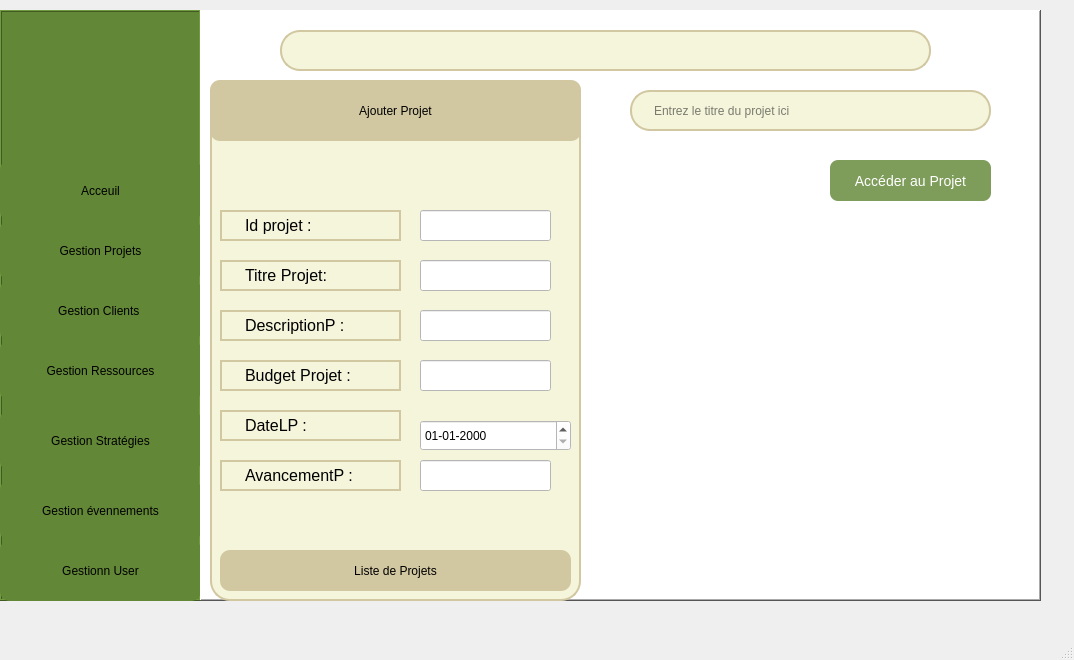
<?xml version="1.0" encoding="UTF-8"?>
<ui version="4.0">
 <class>MainWindow</class>
 <widget class="QMainWindow" name="MainWindow">
  <property name="geometry">
   <rect>
    <x>0</x>
    <y>0</y>
    <width>1074</width>
    <height>660</height>
   </rect>
  </property>
  <property name="windowTitle">
   <string>MainWindow</string>
  </property>
  <widget class="QWidget" name="centralwidget">
   <widget class="QFrame" name="barreverticale">
    <property name="geometry">
     <rect>
      <x>0</x>
      <y>10</y>
      <width>201</width>
      <height>591</height>
     </rect>
    </property>
    <property name="palette">
     <palette>
      <active>
       <colorrole role="WindowText">
        <brush brushstyle="SolidPattern">
         <color alpha="255">
          <red>0</red>
          <green>0</green>
          <blue>0</blue>
         </color>
        </brush>
       </colorrole>
       <colorrole role="Button">
        <brush brushstyle="SolidPattern">
         <color alpha="255">
          <red>98</red>
          <green>135</green>
          <blue>55</blue>
         </color>
        </brush>
       </colorrole>
       <colorrole role="Light">
        <brush brushstyle="SolidPattern">
         <color alpha="255">
          <red>159</red>
          <green>207</green>
          <blue>54</blue>
         </color>
        </brush>
       </colorrole>
       <colorrole role="Midlight">
        <brush brushstyle="SolidPattern">
         <color alpha="255">
          <red>132</red>
          <green>172</green>
          <blue>45</blue>
         </color>
        </brush>
       </colorrole>
       <colorrole role="Dark">
        <brush brushstyle="SolidPattern">
         <color alpha="255">
          <red>53</red>
          <green>69</green>
          <blue>18</blue>
         </color>
        </brush>
       </colorrole>
       <colorrole role="Mid">
        <brush brushstyle="SolidPattern">
         <color alpha="255">
          <red>71</red>
          <green>92</green>
          <blue>24</blue>
         </color>
        </brush>
       </colorrole>
       <colorrole role="Text">
        <brush brushstyle="SolidPattern">
         <color alpha="255">
          <red>0</red>
          <green>0</green>
          <blue>0</blue>
         </color>
        </brush>
       </colorrole>
       <colorrole role="BrightText">
        <brush brushstyle="SolidPattern">
         <color alpha="255">
          <red>255</red>
          <green>255</green>
          <blue>255</blue>
         </color>
        </brush>
       </colorrole>
       <colorrole role="ButtonText">
        <brush brushstyle="SolidPattern">
         <color alpha="255">
          <red>0</red>
          <green>0</green>
          <blue>0</blue>
         </color>
        </brush>
       </colorrole>
       <colorrole role="Base">
        <brush brushstyle="SolidPattern">
         <color alpha="255">
          <red>98</red>
          <green>135</green>
          <blue>55</blue>
         </color>
        </brush>
       </colorrole>
       <colorrole role="Window">
        <brush brushstyle="SolidPattern">
         <color alpha="255">
          <red>98</red>
          <green>135</green>
          <blue>55</blue>
         </color>
        </brush>
       </colorrole>
       <colorrole role="Shadow">
        <brush brushstyle="SolidPattern">
         <color alpha="255">
          <red>0</red>
          <green>0</green>
          <blue>0</blue>
         </color>
        </brush>
       </colorrole>
       <colorrole role="AlternateBase">
        <brush brushstyle="SolidPattern">
         <color alpha="255">
          <red>180</red>
          <green>196</green>
          <blue>145</blue>
         </color>
        </brush>
       </colorrole>
       <colorrole role="ToolTipBase">
        <brush brushstyle="SolidPattern">
         <color alpha="255">
          <red>255</red>
          <green>255</green>
          <blue>220</blue>
         </color>
        </brush>
       </colorrole>
       <colorrole role="ToolTipText">
        <brush brushstyle="SolidPattern">
         <color alpha="255">
          <red>0</red>
          <green>0</green>
          <blue>0</blue>
         </color>
        </brush>
       </colorrole>
       <colorrole role="PlaceholderText">
        <brush brushstyle="SolidPattern">
         <color alpha="127">
          <red>0</red>
          <green>0</green>
          <blue>0</blue>
         </color>
        </brush>
       </colorrole>
       <colorrole role="Accent">
        <brush brushstyle="SolidPattern">
         <color alpha="255">
          <red>255</red>
          <green>255</green>
          <blue>255</blue>
         </color>
        </brush>
       </colorrole>
      </active>
      <inactive>
       <colorrole role="WindowText">
        <brush brushstyle="SolidPattern">
         <color alpha="255">
          <red>0</red>
          <green>0</green>
          <blue>0</blue>
         </color>
        </brush>
       </colorrole>
       <colorrole role="Button">
        <brush brushstyle="SolidPattern">
         <color alpha="255">
          <red>98</red>
          <green>135</green>
          <blue>55</blue>
         </color>
        </brush>
       </colorrole>
       <colorrole role="Light">
        <brush brushstyle="SolidPattern">
         <color alpha="255">
          <red>159</red>
          <green>207</green>
          <blue>54</blue>
         </color>
        </brush>
       </colorrole>
       <colorrole role="Midlight">
        <brush brushstyle="SolidPattern">
         <color alpha="255">
          <red>132</red>
          <green>172</green>
          <blue>45</blue>
         </color>
        </brush>
       </colorrole>
       <colorrole role="Dark">
        <brush brushstyle="SolidPattern">
         <color alpha="255">
          <red>53</red>
          <green>69</green>
          <blue>18</blue>
         </color>
        </brush>
       </colorrole>
       <colorrole role="Mid">
        <brush brushstyle="SolidPattern">
         <color alpha="255">
          <red>71</red>
          <green>92</green>
          <blue>24</blue>
         </color>
        </brush>
       </colorrole>
       <colorrole role="Text">
        <brush brushstyle="SolidPattern">
         <color alpha="255">
          <red>0</red>
          <green>0</green>
          <blue>0</blue>
         </color>
        </brush>
       </colorrole>
       <colorrole role="BrightText">
        <brush brushstyle="SolidPattern">
         <color alpha="255">
          <red>255</red>
          <green>255</green>
          <blue>255</blue>
         </color>
        </brush>
       </colorrole>
       <colorrole role="ButtonText">
        <brush brushstyle="SolidPattern">
         <color alpha="255">
          <red>0</red>
          <green>0</green>
          <blue>0</blue>
         </color>
        </brush>
       </colorrole>
       <colorrole role="Base">
        <brush brushstyle="SolidPattern">
         <color alpha="255">
          <red>98</red>
          <green>135</green>
          <blue>55</blue>
         </color>
        </brush>
       </colorrole>
       <colorrole role="Window">
        <brush brushstyle="SolidPattern">
         <color alpha="255">
          <red>98</red>
          <green>135</green>
          <blue>55</blue>
         </color>
        </brush>
       </colorrole>
       <colorrole role="Shadow">
        <brush brushstyle="SolidPattern">
         <color alpha="255">
          <red>0</red>
          <green>0</green>
          <blue>0</blue>
         </color>
        </brush>
       </colorrole>
       <colorrole role="AlternateBase">
        <brush brushstyle="SolidPattern">
         <color alpha="255">
          <red>180</red>
          <green>196</green>
          <blue>145</blue>
         </color>
        </brush>
       </colorrole>
       <colorrole role="ToolTipBase">
        <brush brushstyle="SolidPattern">
         <color alpha="255">
          <red>255</red>
          <green>255</green>
          <blue>220</blue>
         </color>
        </brush>
       </colorrole>
       <colorrole role="ToolTipText">
        <brush brushstyle="SolidPattern">
         <color alpha="255">
          <red>0</red>
          <green>0</green>
          <blue>0</blue>
         </color>
        </brush>
       </colorrole>
       <colorrole role="PlaceholderText">
        <brush brushstyle="SolidPattern">
         <color alpha="127">
          <red>0</red>
          <green>0</green>
          <blue>0</blue>
         </color>
        </brush>
       </colorrole>
       <colorrole role="Accent">
        <brush brushstyle="SolidPattern">
         <color alpha="255">
          <red>255</red>
          <green>255</green>
          <blue>255</blue>
         </color>
        </brush>
       </colorrole>
      </inactive>
      <disabled>
       <colorrole role="WindowText">
        <brush brushstyle="SolidPattern">
         <color alpha="255">
          <red>53</red>
          <green>69</green>
          <blue>18</blue>
         </color>
        </brush>
       </colorrole>
       <colorrole role="Button">
        <brush brushstyle="SolidPattern">
         <color alpha="255">
          <red>98</red>
          <green>135</green>
          <blue>55</blue>
         </color>
        </brush>
       </colorrole>
       <colorrole role="Light">
        <brush brushstyle="SolidPattern">
         <color alpha="255">
          <red>159</red>
          <green>207</green>
          <blue>54</blue>
         </color>
        </brush>
       </colorrole>
       <colorrole role="Midlight">
        <brush brushstyle="SolidPattern">
         <color alpha="255">
          <red>132</red>
          <green>172</green>
          <blue>45</blue>
         </color>
        </brush>
       </colorrole>
       <colorrole role="Dark">
        <brush brushstyle="SolidPattern">
         <color alpha="255">
          <red>53</red>
          <green>69</green>
          <blue>18</blue>
         </color>
        </brush>
       </colorrole>
       <colorrole role="Mid">
        <brush brushstyle="SolidPattern">
         <color alpha="255">
          <red>71</red>
          <green>92</green>
          <blue>24</blue>
         </color>
        </brush>
       </colorrole>
       <colorrole role="Text">
        <brush brushstyle="SolidPattern">
         <color alpha="255">
          <red>53</red>
          <green>69</green>
          <blue>18</blue>
         </color>
        </brush>
       </colorrole>
       <colorrole role="BrightText">
        <brush brushstyle="SolidPattern">
         <color alpha="255">
          <red>255</red>
          <green>255</green>
          <blue>255</blue>
         </color>
        </brush>
       </colorrole>
       <colorrole role="ButtonText">
        <brush brushstyle="SolidPattern">
         <color alpha="255">
          <red>53</red>
          <green>69</green>
          <blue>18</blue>
         </color>
        </brush>
       </colorrole>
       <colorrole role="Base">
        <brush brushstyle="SolidPattern">
         <color alpha="255">
          <red>98</red>
          <green>135</green>
          <blue>55</blue>
         </color>
        </brush>
       </colorrole>
       <colorrole role="Window">
        <brush brushstyle="SolidPattern">
         <color alpha="255">
          <red>98</red>
          <green>135</green>
          <blue>55</blue>
         </color>
        </brush>
       </colorrole>
       <colorrole role="Shadow">
        <brush brushstyle="SolidPattern">
         <color alpha="255">
          <red>0</red>
          <green>0</green>
          <blue>0</blue>
         </color>
        </brush>
       </colorrole>
       <colorrole role="AlternateBase">
        <brush brushstyle="SolidPattern">
         <color alpha="255">
          <red>106</red>
          <green>138</green>
          <blue>36</blue>
         </color>
        </brush>
       </colorrole>
       <colorrole role="ToolTipBase">
        <brush brushstyle="SolidPattern">
         <color alpha="255">
          <red>255</red>
          <green>255</green>
          <blue>220</blue>
         </color>
        </brush>
       </colorrole>
       <colorrole role="ToolTipText">
        <brush brushstyle="SolidPattern">
         <color alpha="255">
          <red>0</red>
          <green>0</green>
          <blue>0</blue>
         </color>
        </brush>
       </colorrole>
       <colorrole role="PlaceholderText">
        <brush brushstyle="SolidPattern">
         <color alpha="127">
          <red>53</red>
          <green>69</green>
          <blue>18</blue>
         </color>
        </brush>
       </colorrole>
       <colorrole role="Accent">
        <brush brushstyle="SolidPattern">
         <color alpha="255">
          <red>138</red>
          <green>179</green>
          <blue>47</blue>
         </color>
        </brush>
       </colorrole>
      </disabled>
     </palette>
    </property>
    <property name="mouseTracking">
     <bool>false</bool>
    </property>
    <property name="styleSheet">
     <string notr="true">background-color: rgb(98, 135, 55);
</string>
    </property>
    <property name="frameShape">
     <enum>QFrame::Shape::Box</enum>
    </property>
    <property name="frameShadow">
     <enum>QFrame::Shadow::Raised</enum>
    </property>
    <widget class="QPushButton" name="pushButton">
     <property name="geometry">
      <rect>
       <x>0</x>
       <y>210</y>
       <width>201</width>
       <height>61</height>
      </rect>
     </property>
     <property name="styleSheet">
      <string notr="true">QPushButton {
background-color: rgb(98, 135, 55);
font: 10pt &quot;Sylfaen&quot;;
border-radius: 10px;
}
QPushButton:hover {
background-color: #7E9C5A;
}</string>
     </property>
     <property name="text">
      <string>Gestion Projets</string>
     </property>
    </widget>
    <widget class="QPushButton" name="pushButton_2">
     <property name="geometry">
      <rect>
       <x>0</x>
       <y>270</y>
       <width>201</width>
       <height>61</height>
      </rect>
     </property>
     <property name="styleSheet">
      <string notr="true">QPushButton {
background-color: rgb(98, 135, 55);
font: 10pt &quot;Sylfaen&quot;;
border-radius: 10px;
}
QPushButton:hover {
background-color: #7E9C5A;
}</string>
     </property>
     <property name="text">
      <string>Gestion Clients </string>
     </property>
    </widget>
    <widget class="QPushButton" name="pushButton_3">
     <property name="geometry">
      <rect>
       <x>0</x>
       <y>330</y>
       <width>201</width>
       <height>61</height>
      </rect>
     </property>
     <property name="styleSheet">
      <string notr="true">QPushButton {
background-color: rgb(98, 135, 55);
font: 10pt &quot;Sylfaen&quot;;
border-radius: 10px;
}
QPushButton:hover {
background-color: #7E9C5A;
}</string>
     </property>
     <property name="text">
      <string>Gestion Ressources</string>
     </property>
    </widget>
    <widget class="QPushButton" name="pushButton_4">
     <property name="geometry">
      <rect>
       <x>0</x>
       <y>400</y>
       <width>201</width>
       <height>61</height>
      </rect>
     </property>
     <property name="styleSheet">
      <string notr="true">QPushButton {
background-color: rgb(98, 135, 55);
font: 10pt &quot;Sylfaen&quot;;
border-radius: 10px;
}
QPushButton:hover {
background-color: #7E9C5A;
}</string>
     </property>
     <property name="text">
      <string>Gestion Stratégies</string>
     </property>
    </widget>
    <widget class="QPushButton" name="pushButton_5">
     <property name="geometry">
      <rect>
       <x>0</x>
       <y>470</y>
       <width>201</width>
       <height>61</height>
      </rect>
     </property>
     <property name="styleSheet">
      <string notr="true">QPushButton {
background-color: rgb(98, 135, 55);
font: 10pt &quot;Sylfaen&quot;;
border-radius: 10px;
}
QPushButton:hover {
background-color: #7E9C5A;
}</string>
     </property>
     <property name="text">
      <string>Gestion évennements</string>
     </property>
    </widget>
    <widget class="QPushButton" name="pushButton_6">
     <property name="geometry">
      <rect>
       <x>0</x>
       <y>530</y>
       <width>201</width>
       <height>61</height>
      </rect>
     </property>
     <property name="styleSheet">
      <string notr="true">QPushButton {
background-color: rgb(98, 135, 55);
font: 10pt &quot;Sylfaen&quot;;
border-radius: 10px;
}
QPushButton:hover {
background-color: #7E9C5A;
}</string>
     </property>
     <property name="text">
      <string>Gestionn User</string>
     </property>
    </widget>
    <widget class="QPushButton" name="pushButton_7">
     <property name="geometry">
      <rect>
       <x>0</x>
       <y>150</y>
       <width>201</width>
       <height>61</height>
      </rect>
     </property>
     <property name="styleSheet">
      <string notr="true">QPushButton {
background-color: rgb(98, 135, 55);
font: 10pt &quot;Sylfaen&quot;;
border-radius: 10px;
}
QPushButton:hover {
background-color: #7E9C5A;
}</string>
     </property>
     <property name="text">
      <string>Acceuil</string>
     </property>
    </widget>
    <widget class="QLabel" name="label">
     <property name="geometry">
      <rect>
       <x>30</x>
       <y>20</y>
       <width>141</width>
       <height>121</height>
      </rect>
     </property>
     <property name="styleSheet">
      <string notr="true">image: url(:/res/prof.png);</string>
     </property>
     <property name="text">
      <string/>
     </property>
    </widget>
   </widget>
   <widget class="QFrame" name="barrehorizontalle">
    <property name="geometry">
     <rect>
      <x>200</x>
      <y>10</y>
      <width>841</width>
      <height>591</height>
     </rect>
    </property>
    <property name="autoFillBackground">
     <bool>false</bool>
    </property>
    <property name="styleSheet">
     <string notr="true">background-color: rgb(255, 255, 255);
font: 15pt &quot;Segoe UI&quot;;</string>
    </property>
    <property name="frameShape">
     <enum>QFrame::Shape::WinPanel</enum>
    </property>
    <property name="frameShadow">
     <enum>QFrame::Shadow::Raised</enum>
    </property>
    <property name="lineWidth">
     <number>1</number>
    </property>
    <widget class="QLineEdit" name="lineEditRecherche1">
     <property name="geometry">
      <rect>
       <x>80</x>
       <y>20</y>
       <width>651</width>
       <height>41</height>
      </rect>
     </property>
     <property name="styleSheet">
      <string notr="true">QLineEdit {
    border: 2px solid rgb(209, 199, 161); /* Bordure légèrement plus foncée */
    border-radius: 20px; /* Coins arrondis */
    color: #000; /* Texte noir */
    padding-left: 20px;
    padding-right: 20px;
    background-color: rgb(245, 245, 220); /* Beige */
}

QLineEdit:hover {
    border: 2px solid rgb(160, 150, 120); /* Bordure plus foncée au survol */
    background-color: rgb(255, 255, 235); /* Fond légèrement plus clair */
}

QLineEdit:focus {
    border: 2px solid rgb(100, 80, 50); /* Bordure encore plus foncée lors du focus */
    background-color: rgb(255, 255, 240); /* Fond encore plus clair lors du focus */
    box-shadow: 0 0 5px rgba(0, 0, 0, 0.2); /* Ombre autour du champ en focus */
}
</string>
     </property>
     <property name="cursorMoveStyle">
      <enum>Qt::CursorMoveStyle::LogicalMoveStyle</enum>
     </property>
    </widget>
    <widget class="QLabel" name="label_2">
     <property name="geometry">
      <rect>
       <x>20</x>
       <y>20</y>
       <width>51</width>
       <height>41</height>
      </rect>
     </property>
     <property name="styleSheet">
      <string notr="true">image: url(:/res/search.png)</string>
     </property>
     <property name="text">
      <string/>
     </property>
    </widget>
    <widget class="QLabel" name="label_3">
     <property name="geometry">
      <rect>
       <x>740</x>
       <y>20</y>
       <width>41</width>
       <height>41</height>
      </rect>
     </property>
     <property name="styleSheet">
      <string notr="true">image:url(:/res/likes.png)</string>
     </property>
     <property name="text">
      <string/>
     </property>
    </widget>
    <widget class="QLabel" name="label_4">
     <property name="geometry">
      <rect>
       <x>780</x>
       <y>20</y>
       <width>51</width>
       <height>41</height>
      </rect>
     </property>
     <property name="styleSheet">
      <string notr="true">image:url(:/res/notif.png)</string>
     </property>
     <property name="text">
      <string/>
     </property>
    </widget>
    <widget class="QFrame" name="frame">
     <property name="geometry">
      <rect>
       <x>10</x>
       <y>70</y>
       <width>371</width>
       <height>521</height>
      </rect>
     </property>
     <property name="styleSheet">
      <string notr="true">QFrame {
    border: 2px solid rgb(209, 199, 161); /* Bordure légèrement plus foncée */
    border-radius: 20px; /* Coins arrondis */
    color: #000; /* Texte noir */
    padding-left: 20px;
    padding-right: 20px;
    background-color: rgb(245, 245, 220); /* Beige */
}

QLineEdit:hover {
    border: 2px solid rgb(160, 150, 120); /* Bordure plus foncée au survol */
    background-color: rgb(255, 255, 235); /* Fond légèrement plus clair */
}

QFrame:focus {
    border: 2px solid rgb(100, 80, 50); /* Bordure encore plus foncée lors du focus */
    background-color: rgb(255, 255, 240); /* Fond encore plus clair lors du focus */
    box-shadow: 0 0 5px rgba(0, 0, 0, 0.2); /* Ombre autour du champ en focus */
}
</string>
     </property>
     <property name="frameShape">
      <enum>QFrame::Shape::StyledPanel</enum>
     </property>
     <property name="frameShadow">
      <enum>QFrame::Shadow::Raised</enum>
     </property>
     <widget class="QPushButton" name="pushButton_8">
      <property name="geometry">
       <rect>
        <x>0</x>
        <y>0</y>
        <width>371</width>
        <height>61</height>
       </rect>
      </property>
      <property name="styleSheet">
       <string notr="true">QPushButton {
background-color:rgb(209, 199, 161);
font: 10pt &quot;Sylfaen&quot;;
border-radius: 10px;
}
QPushButton:hover {
    background-color: #F5F5DC; /* Beige soft */
}</string>
      </property>
      <property name="text">
       <string>Ajouter Projet</string>
      </property>
     </widget>
     <widget class="QLabel" name="label_5">
      <property name="geometry">
       <rect>
        <x>10</x>
        <y>130</y>
        <width>181</width>
        <height>31</height>
       </rect>
      </property>
      <property name="styleSheet">
       <string notr="true">label-&gt;setStyleSheet(&quot;QLabel { color: black; font-size: 10px; border: none; }&quot;);
</string>
      </property>
      <property name="text">
       <string>&lt;html&gt;&lt;head/&gt;&lt;body&gt;&lt;p&gt;&lt;span style=&quot; font-size:12pt;&quot;&gt;Id projet :&lt;/span&gt;&lt;/p&gt;&lt;/body&gt;&lt;/html&gt;</string>
      </property>
     </widget>
     <widget class="QLabel" name="label_7">
      <property name="geometry">
       <rect>
        <x>10</x>
        <y>180</y>
        <width>181</width>
        <height>31</height>
       </rect>
      </property>
      <property name="styleSheet">
       <string notr="true">label-&gt;setStyleSheet(&quot;QLabel { color: black; font-size: 10px; border: none; }&quot;);
</string>
      </property>
      <property name="text">
       <string>&lt;html&gt;&lt;head/&gt;&lt;body&gt;&lt;p&gt;&lt;span style=&quot; font-size:12pt;&quot;&gt;Titre Projet:&lt;/span&gt;&lt;/p&gt;&lt;/body&gt;&lt;/html&gt;</string>
      </property>
     </widget>
     <widget class="QLabel" name="label_8">
      <property name="geometry">
       <rect>
        <x>10</x>
        <y>230</y>
        <width>181</width>
        <height>31</height>
       </rect>
      </property>
      <property name="styleSheet">
       <string notr="true">label-&gt;setStyleSheet(&quot;QLabel { color: black; font-size: 10px; border: none; }&quot;);
</string>
      </property>
      <property name="text">
       <string>&lt;html&gt;&lt;head/&gt;&lt;body&gt;&lt;p&gt;&lt;span style=&quot; font-size:12pt;&quot;&gt;DescriptionP :&lt;/span&gt;&lt;/p&gt;&lt;/body&gt;&lt;/html&gt;</string>
      </property>
     </widget>
     <widget class="QLabel" name="label_9">
      <property name="geometry">
       <rect>
        <x>10</x>
        <y>280</y>
        <width>181</width>
        <height>31</height>
       </rect>
      </property>
      <property name="styleSheet">
       <string notr="true">label-&gt;setStyleSheet(&quot;QLabel { color: black; font-size: 10px; border: none; }&quot;);
</string>
      </property>
      <property name="text">
       <string>&lt;html&gt;&lt;head/&gt;&lt;body&gt;&lt;p&gt;&lt;span style=&quot; font-size:12pt;&quot;&gt;Budget Projet :&lt;/span&gt;&lt;/p&gt;&lt;/body&gt;&lt;/html&gt;</string>
      </property>
     </widget>
     <widget class="QLabel" name="label_10">
      <property name="geometry">
       <rect>
        <x>10</x>
        <y>330</y>
        <width>181</width>
        <height>31</height>
       </rect>
      </property>
      <property name="styleSheet">
       <string notr="true">label-&gt;setStyleSheet(&quot;QLabel { color: black; font-size: 10px; border: none; }&quot;);
</string>
      </property>
      <property name="text">
       <string>&lt;html&gt;&lt;head/&gt;&lt;body&gt;&lt;p&gt;&lt;span style=&quot; font-size:12pt;&quot;&gt;DateLP :&lt;/span&gt;&lt;/p&gt;&lt;/body&gt;&lt;/html&gt;</string>
      </property>
     </widget>
     <widget class="QLabel" name="label_11">
      <property name="geometry">
       <rect>
        <x>10</x>
        <y>380</y>
        <width>181</width>
        <height>31</height>
       </rect>
      </property>
      <property name="styleSheet">
       <string notr="true">label-&gt;setStyleSheet(&quot;QLabel { color: black; font-size: 10px; border: none; }&quot;);
</string>
      </property>
      <property name="text">
       <string>&lt;html&gt;&lt;head/&gt;&lt;body&gt;&lt;p&gt;&lt;span style=&quot; font-size:12pt;&quot;&gt;AvancementP :&lt;/span&gt;&lt;/p&gt;&lt;/body&gt;&lt;/html&gt;</string>
      </property>
     </widget>
     <widget class="QLineEdit" name="lineEdit_id">
      <property name="geometry">
       <rect>
        <x>210</x>
        <y>130</y>
        <width>131</width>
        <height>31</height>
       </rect>
      </property>
     </widget>
     <widget class="QLineEdit" name="lineEdit_titre">
      <property name="geometry">
       <rect>
        <x>210</x>
        <y>180</y>
        <width>131</width>
        <height>31</height>
       </rect>
      </property>
     </widget>
     <widget class="QLineEdit" name="lineEdit_budget">
      <property name="geometry">
       <rect>
        <x>210</x>
        <y>280</y>
        <width>131</width>
        <height>31</height>
       </rect>
      </property>
     </widget>
     <widget class="QLineEdit" name="lineEdit_avancement">
      <property name="geometry">
       <rect>
        <x>210</x>
        <y>380</y>
        <width>131</width>
        <height>31</height>
       </rect>
      </property>
     </widget>
     <widget class="QPushButton" name="ajouter">
      <property name="geometry">
       <rect>
        <x>260</x>
        <y>10</y>
        <width>71</width>
        <height>41</height>
       </rect>
      </property>
      <property name="styleSheet">
       <string notr="true">image :url(:/res/ajouter.png)</string>
      </property>
      <property name="text">
       <string/>
      </property>
      <property name="flat">
       <bool>true</bool>
      </property>
     </widget>
     <widget class="QDateEdit" name="dateEdit_dateL">
      <property name="geometry">
       <rect>
        <x>210</x>
        <y>340</y>
        <width>151</width>
        <height>31</height>
       </rect>
      </property>
      <property name="maximumSize">
       <size>
        <width>1177720</width>
        <height>1177721</height>
       </size>
      </property>
      <property name="displayFormat">
       <string>dd-MM-yyyy</string>
      </property>
     </widget>
     <widget class="QLineEdit" name="textEdit_description">
      <property name="geometry">
       <rect>
        <x>210</x>
        <y>230</y>
        <width>131</width>
        <height>31</height>
       </rect>
      </property>
     </widget>
     <widget class="QPushButton" name="btnAfficherProjets">
      <property name="geometry">
       <rect>
        <x>10</x>
        <y>470</y>
        <width>351</width>
        <height>41</height>
       </rect>
      </property>
      <property name="styleSheet">
       <string notr="true">QPushButton {
background-color:rgb(209, 199, 161);
font: 10pt &quot;Sylfaen&quot;;
border-radius: 10px;
}
QPushButton:hover {
    background-color: #F5F5DC; /* Beige soft */
}</string>
      </property>
      <property name="text">
       <string>Liste de Projets</string>
      </property>
     </widget>
    </widget>
    <widget class="QPushButton" name="listTodoButton">
     <property name="geometry">
      <rect>
       <x>610</x>
       <y>220</y>
       <width>211</width>
       <height>191</height>
      </rect>
     </property>
     <property name="styleSheet">
      <string notr="true">image :url(:/res/list to do.png)</string>
     </property>
     <property name="text">
      <string/>
     </property>
     <property name="flat">
      <bool>true</bool>
     </property>
    </widget>
    <widget class="QPushButton" name="pushButton_14">
     <property name="geometry">
      <rect>
       <x>410</x>
       <y>260</y>
       <width>161</width>
       <height>151</height>
      </rect>
     </property>
     <property name="styleSheet">
      <string notr="true">image :url(:/res/vocal.png)</string>
     </property>
     <property name="text">
      <string/>
     </property>
     <property name="flat">
      <bool>true</bool>
     </property>
    </widget>
    <widget class="QLineEdit" name="barrederecherche_id">
     <property name="geometry">
      <rect>
       <x>430</x>
       <y>80</y>
       <width>361</width>
       <height>41</height>
      </rect>
     </property>
     <property name="styleSheet">
      <string notr="true">QLineEdit {
    border: 2px solid rgb(209, 199, 161); /* Bordure légèrement plus foncée */
    border-radius: 20px; /* Coins arrondis */
    color: #000; /* Texte noir */
    padding-left: 20px;
    padding-right: 20px;
    background-color: rgb(245, 245, 220); /* Beige */
}

QLineEdit:hover {
    border: 2px solid rgb(160, 150, 120); /* Bordure plus foncée au survol */
    background-color: rgb(255, 255, 235); /* Fond légèrement plus clair */
}

QLineEdit:focus {
    border: 2px solid rgb(100, 80, 50); /* Bordure encore plus foncée lors du focus */
    background-color: rgb(255, 255, 240); /* Fond encore plus clair lors du focus */
    box-shadow: 0 0 5px rgba(0, 0, 0, 0.2); /* Ombre autour du champ en focus */
}
</string>
     </property>
     <property name="text">
      <string/>
     </property>
     <property name="placeholderText">
      <string>Entrez le titre du projet ici</string>
     </property>
     <property name="cursorMoveStyle">
      <enum>Qt::CursorMoveStyle::LogicalMoveStyle</enum>
     </property>
    </widget>
    <widget class="QPushButton" name="delete_projet">
     <property name="geometry">
      <rect>
       <x>450</x>
       <y>140</y>
       <width>71</width>
       <height>61</height>
      </rect>
     </property>
     <property name="styleSheet">
      <string notr="true">image :url(:/res/suppr.png)</string>
     </property>
     <property name="text">
      <string/>
     </property>
     <property name="flat">
      <bool>true</bool>
     </property>
    </widget>
    <widget class="QPushButton" name="edit_projet">
     <property name="geometry">
      <rect>
       <x>540</x>
       <y>140</y>
       <width>81</width>
       <height>61</height>
      </rect>
     </property>
     <property name="styleSheet">
      <string notr="true">image:url(:/res/modif.png)</string>
     </property>
     <property name="text">
      <string/>
     </property>
     <property name="flat">
      <bool>true</bool>
     </property>
    </widget>
    <widget class="QPushButton" name="detail">
     <property name="geometry">
      <rect>
       <x>630</x>
       <y>150</y>
       <width>161</width>
       <height>41</height>
      </rect>
     </property>
     <property name="styleSheet">
      <string notr="true"> background-color: #7E9C5A; color: white; font-size: 14px; border-radius: 8px; padding: 10px;
  hover  background-color: #5A7E3A; </string>
     </property>
     <property name="text">
      <string>Accéder au Projet</string>
     </property>
    </widget>
   </widget>
  </widget>
  <widget class="QMenuBar" name="menubar">
   <property name="geometry">
    <rect>
     <x>0</x>
     <y>0</y>
     <width>1074</width>
     <height>26</height>
    </rect>
   </property>
  </widget>
  <widget class="QStatusBar" name="statusbar"/>
 </widget>
 <resources/>
 <connections/>
</ui>
